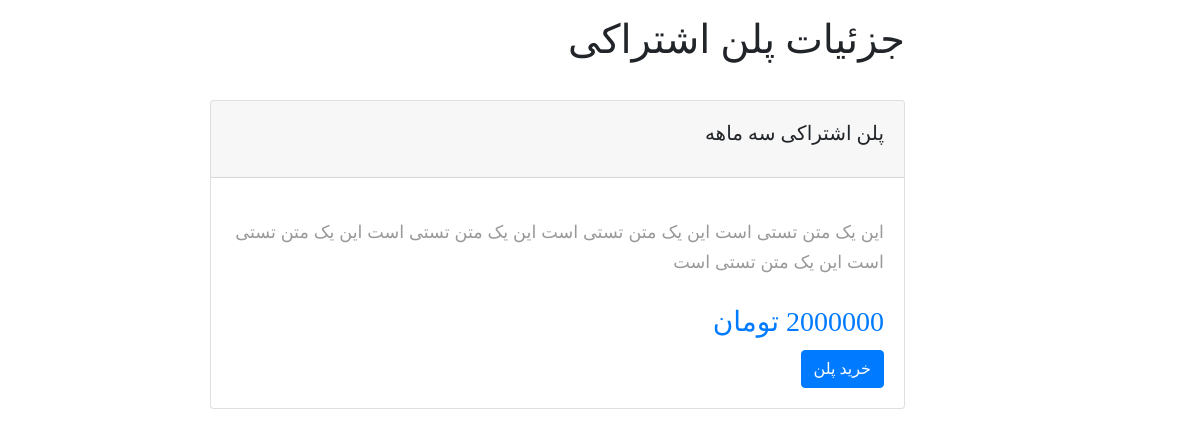
The app's page /dashboard/plans/pln-shtrkhy-sh-mhh (signed in) with its own data.
### product_module/models.py (models this page shows, shortened)
class SubscriptionPlan(models.Model):
    title = models.CharField(max_length=300)
    duration = models.PositiveIntegerField(help_text='مدت زمان اعتبار')
    price = models.DecimalField(max_digits=20, decimal_places=0, verbose_name='قیمت')
    short_description = models.CharField(verbose_name='توضحیات کوتاه', max_length=300, null=True, blank=True)
    description = models.TextField(verbose_name=' توضیحات اصلی', null=True, blank=True)
    is_active = models.BooleanField(default=False, verbose_name='فعال / غیر فعال')
    is_delete = models.BooleanField(default=False, verbose_name='حذف شده / حذف نشده')
    slug = models.SlugField(default="", null=False, blank=True, db_index=True, max_length=200, unique=True)
    start_date = models.DateField()
    end_date = models.DateField()
    class Meta:
        verbose_name = 'محصول'
        verbose_name_plural = 'محصولات'

### product_module/views.py (the view)
# urls.py: path('<slug:slug>', views.subscription_plan_detial, name = 'subscription_plan_detail'),
@login_required
def subscription_plan_detial(request, slug):
    plans = get_object_or_404(SubscriptionPlan, slug=slug)
    context = {
        'plans': plans,
    }
    return render(request, 'business_owner_panel/subscriptionplan_detail.html', context)

### business_owner_panel/templates/business_owner_panel/subscriptionplan_detail.html (shortened to what this page needs)
{% extends 'business_owner_panel/base.html' %}
{% load static %}
{% load thumbnail %}
{% load render_partial %}
{% block content %}
    <div class="container">
        <h1>جزئیات پلن اشتراکی</h1>
        <div class="card">
            <div class="card-header">
                <h5 class="card-title">{{ plans.title }}</h5>
            </div>
            <div class="card-body">
                <p class="card-text">{{ plans.description }}</p>
                <h1 class="h3 text-primary mb-0" data-pricing-value="15"><span class="price">{{ plans.price }}</span> تومان</h1>
                <a href="#" onclick="AddProductToOrder({{ plans.id }})" class="btn btn-primary">خرید پلن</a>
            </div>
        </div>
    </div>
{% endblock %}

### business_owner_panel/static/business_owner_panel/css/index.css (style rules this page uses)
body { text-align: right; direction: rtl; font-family: vazir; background: #ffffff; }
p { font-family: vazir, sans-serif; font-size: 1.1em; font-weight: 300; line-height: 1.7em; color: #999; margin-top: 20px; }
a, a:hover, a:focus { color: inherit; text-decoration: none; transition: all 0.3s; }
i, span { display: inline-block; }
.container { float: right; }

### records on screen
SubscriptionPlan: title "پلن اشتراکی سه ماهه", description "این یک متن تستی است این یک متن تستی است این یک متن تستی است این یک متن تستی است این یک متن تستی است", price "2000000"
